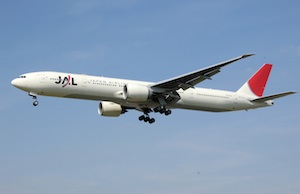
#> input picture SeamlessCloning/input/airplane.jpg, 300 x 194 px
$ python SeamlessCloning.py
#> lines starting #> are read from the running program, lines starting #| are printed output that depends on the picture

import cv2
import numpy as np

# Leitura das Imagens
src = cv2.imread('input/airplane.jpg')
#> src is the input picture: shape (194, 300, 3); mean B, G, R 182.8, 156, 133.7
dst = cv2.imread('input/sky.jpg')
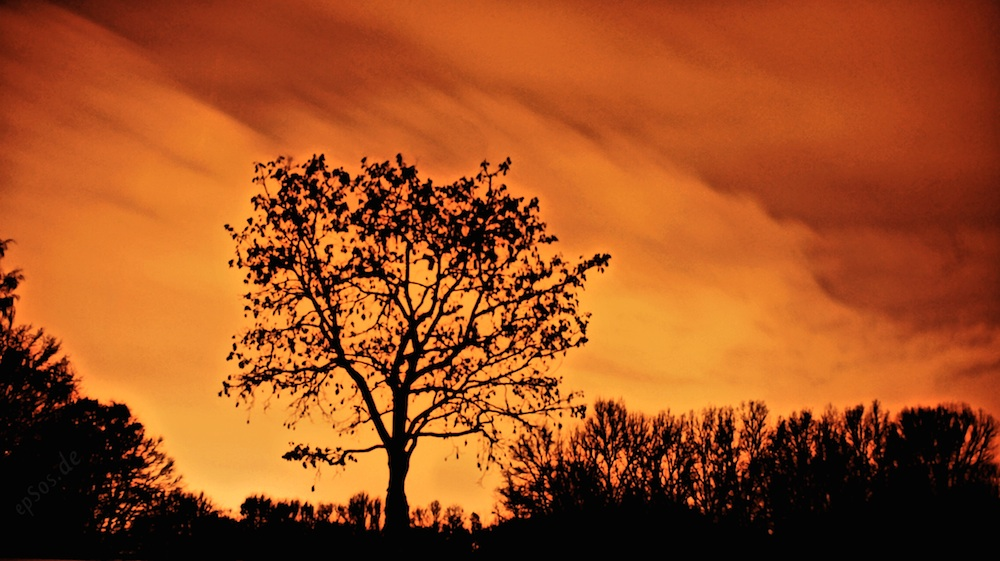
#> input picture SeamlessCloning/input/sky.jpg, 1000 x 561 px
#> dst is the input picture: shape (561, 1000, 3); mean B, G, R 30.8, 77.4, 156.3

# Criando a mascara do obejeto
#mask = np.zeros(src.shape, src.dtype)
mask = 255 * np.ones(src.shape, src.dtype)
poly = np.array([[4,80], [30,54], [151, 63], [298, 90], [272,134], [43, 122]], np.int32)
mask = cv2.fillPoly(mask, [poly], (255, 255, 255))

# Definindo local do objeto
width, height, _ = dst.shape
#> width = 561; height = 1000
place = (600,100)
#place = (int(width / 2), int(height / 2))

# Clone seamlessly.
output_normal = cv2.seamlessClone(src, dst, mask, place, cv2.NORMAL_CLONE)
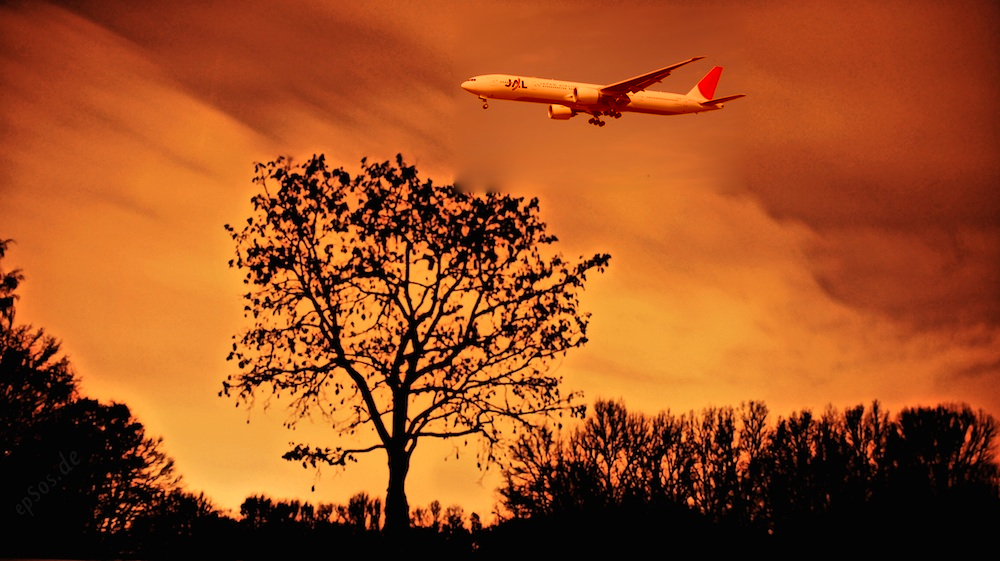
#> output_normal: shape (561, 1000, 3); mean B, G, R 30.8, 77.3, 156
output_mixed = cv2.seamlessClone(src, dst, mask, place, cv2.MIXED_CLONE)
output_monochrome_transfer = cv2.seamlessClone(src, dst, mask, place, cv2.MONOCHROME_TRANSFER)

# Mostar os resultados
resize = lambda img: cv2.resize(img, (int(img.shape[1]/2), int(img.shape[0]/2)))
cv2.imshow("Destino", resize(dst))
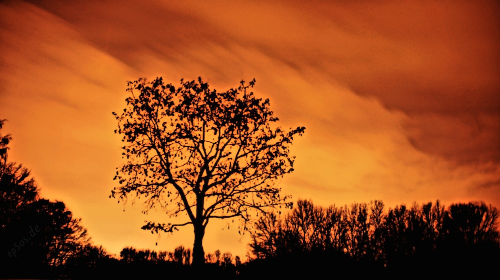
#> window 'Destino': shape (280, 500, 3); mean B, G, R 30.6, 77.3, 156.2
cv2.imshow("Sobreposta", resize(src))
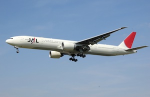
#> window 'Sobreposta': shape (97, 150, 3); mean B, G, R 183, 156.1, 133.8
cv2.imshow("SEAMLESS NORMAL_CLONE", resize(output_normal))
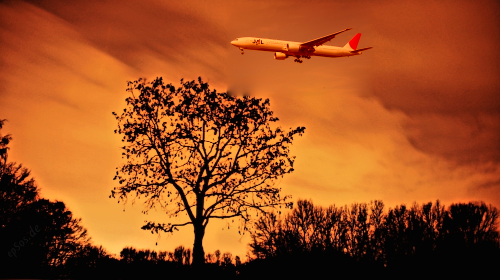
#> window 'SEAMLESS NORMAL_CLONE': shape (280, 500, 3); mean B, G, R 30.7, 77.1, 155.8
cv2.imshow("SEAMLESS MIXED_CLONE", resize(output_mixed))
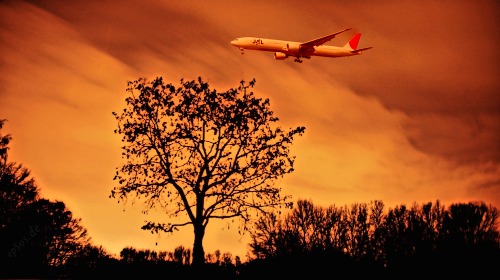
#> window 'SEAMLESS MIXED_CLONE': shape (280, 500, 3); mean B, G, R 30.5, 77, 156.1
cv2.imshow("SEAMLESS MONOCHROME_CLONE", resize(output_monochrome_transfer))
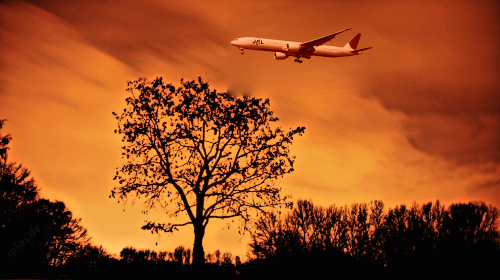
#> window 'SEAMLESS MONOCHROME_CLONE': shape (280, 500, 3); mean B, G, R 30.8, 77.1, 155.7

cv2.waitKey(0)
cv2.destroyAllWindows()
